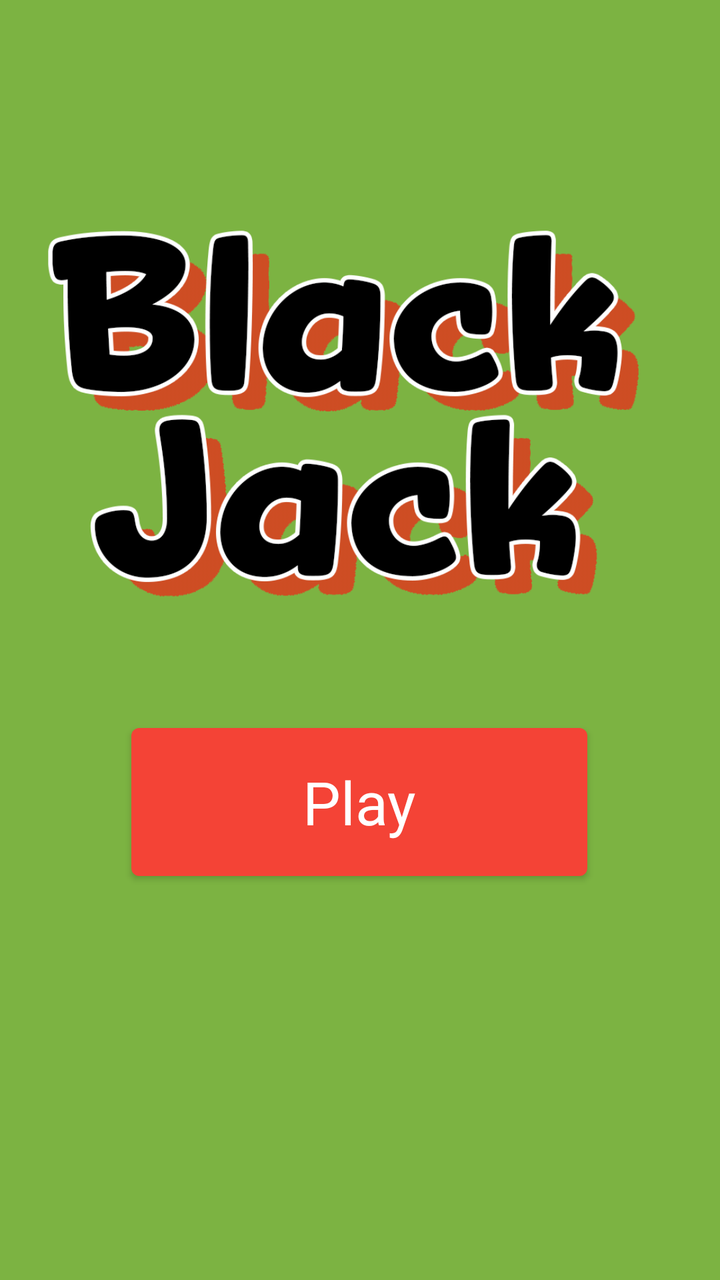
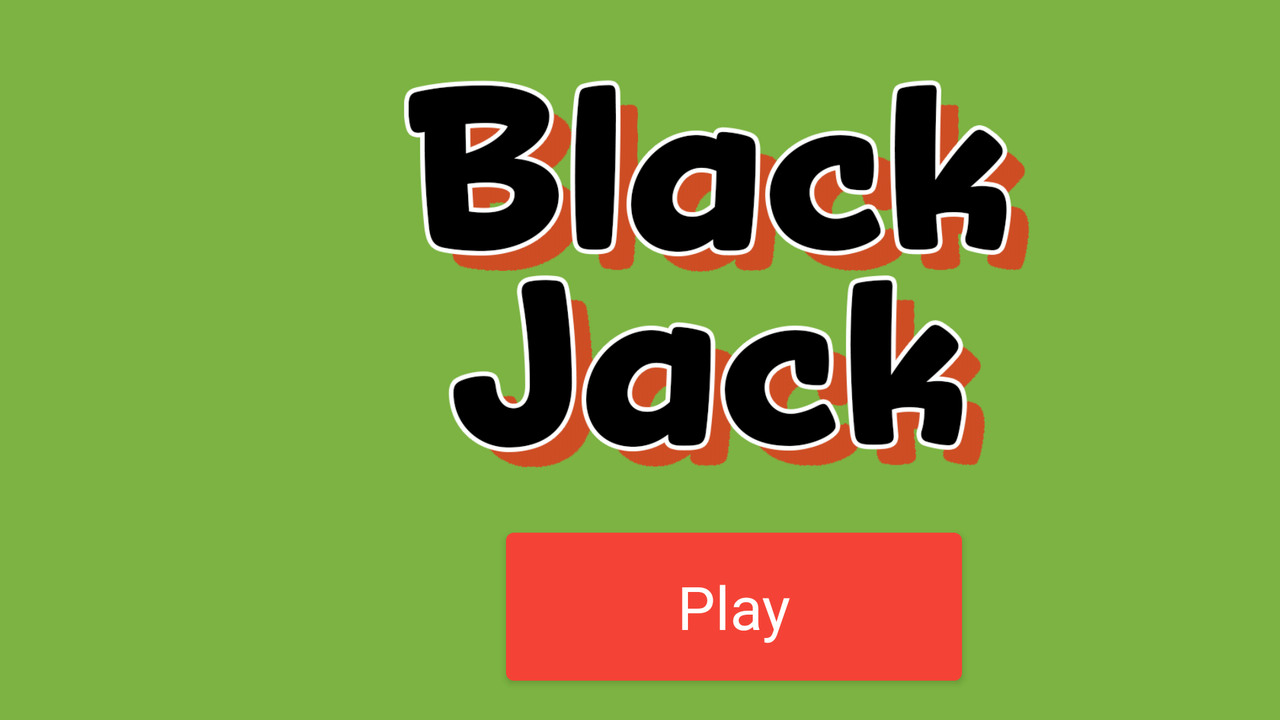

The same Android screen from two of the app's own layout files: first res/layout/ as a phone draws it, then the repository's variant for another configuration, drawn on a device whose configuration selects that folder. Both files follow.
<!-- AndroidManifest.xml: application theme Theme.Blackjack -->
<!-- res/layout/fragment_first.xml -->
<?xml version="1.0" encoding="utf-8"?>
<androidx.constraintlayout.widget.ConstraintLayout xmlns:android="http://schemas.android.com/apk/res/android"
    xmlns:app="http://schemas.android.com/apk/res-auto"
    xmlns:tools="http://schemas.android.com/tools"
    android:layout_width="match_parent"
    android:layout_height="match_parent"
    android:background="#7CB342"
    tools:context=".FirstFragment">

    <Button
        android:id="@+id/button_play"
        android:layout_width="228dp"
        android:layout_height="86dp"
        android:layout_marginBottom="196dp"
        android:fontFamily="@font/alfa_slab_one"
        android:text="@string/Play"
        android:textAppearance="@style/TextAppearance.AppCompat.Body1"
        android:textColor="@color/white"
        android:textColorHighlight="#000000"
        android:textSize="30sp"
        android:typeface="normal"
        app:layout_constraintBottom_toBottomOf="parent"
        app:layout_constraintEnd_toEndOf="parent"
        app:layout_constraintHorizontal_bias="0.497"
        app:layout_constraintStart_toStartOf="parent" />

    <ImageView
        android:id="@+id/imageView2"
        android:layout_width="wrap_content"
        android:layout_height="wrap_content"
        android:src="@drawable/logo"
        tools:layout_editor_absoluteX="0dp"
        tools:layout_editor_absoluteY="1dp" />

</androidx.constraintlayout.widget.ConstraintLayout>
<!-- resources referenced by this layout -->
<resources>
  <!-- drawable logo: png bitmap (drawable-hdpi, 97687 bytes) -->
  <string name="Play">Play</string>
  <style name="Theme.Blackjack" parent="Theme.MaterialComponents.DayNight.DarkActionBar">
          
          <item name="colorPrimary">#F44336</item>
          <item name="colorPrimaryVariant">#D32F2F</item>
          <item name="colorOnPrimary">#1B5E20</item>
          
          <item name="colorSecondary">#FFCC80</item>
          <item name="colorSecondaryVariant">#F57C00</item>
          <item name="colorOnSecondary">@color/black</item>
          
          <item name="android:statusBarColor" tools:targetApi="l">?attr/colorPrimaryVariant</item>
          
      </style>
</resources>
<!-- res/layout-land/fragment_first.xml (the repository's variant of the layout above) -->
<!-- drawn on the phone turned sideways -->
<?xml version="1.0" encoding="utf-8"?>
<androidx.constraintlayout.widget.ConstraintLayout xmlns:android="http://schemas.android.com/apk/res/android"
    xmlns:app="http://schemas.android.com/apk/res-auto"
    xmlns:tools="http://schemas.android.com/tools"
    android:layout_width="match_parent"
    android:layout_height="match_parent"
    android:background="#7CB342"
    tools:context=".FirstFragment">

    <LinearLayout
        android:layout_width="734dp"
        android:layout_height="407dp"
        android:gravity="center"
        android:orientation="vertical"
        tools:layout_editor_absoluteX="-2dp"
        tools:layout_editor_absoluteY="4dp">

        <ImageView
            android:id="@+id/imageView2"
            android:layout_width="754dp"
            android:layout_height="240dp"
            android:src="@drawable/logo" />

        <Button
            android:id="@+id/button_play"
            android:layout_width="228dp"
            android:layout_height="86dp"
            android:layout_marginBottom="40dp"
            android:fontFamily="@font/alfa_slab_one"
            android:gravity="center"
            android:text="@string/Play"
            android:textAppearance="@style/TextAppearance.AppCompat.Body1"
            android:textColor="@color/white"
            android:textColorHighlight="#000000"
            android:textSize="30sp"
            android:typeface="normal"
            app:layout_constraintHorizontal_bias="0.453" />
    </LinearLayout>

</androidx.constraintlayout.widget.ConstraintLayout>
